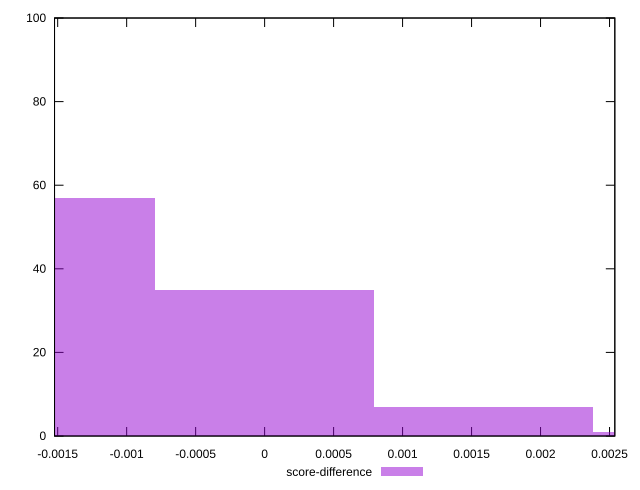

Reproduce this figure in gnuplot.
reset

$scoreDifference <<EOF
0.0015854930817381814 7
-0.0015854930817381814 57
0 35
0.003170986163476363 1
EOF

set key outside below
set boxwidth 0.0015854930817381814
set xrange [-0.0015228378692420108:0.002538366313106555]
set yrange [0:100]
set trange [0:100]
set style fill transparent solid 0.5 noborder
set terminal svg size 640, 490 enhanced background rgb 'white'
set output "reprap/bootup-time/samples/pages+cached+nointeractive/score-difference/histogram.svg"

plot $scoreDifference title "score-difference" with boxes

reset
